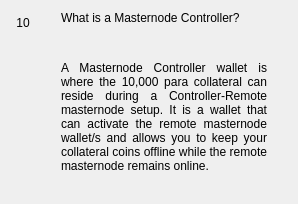
                  <widget class="QWidget" name="widgetFaq10" native="true">
                   <layout class="QHBoxLayout" name="horizontalpage_10" stretch="0,1">
                    <item alignment="Qt::AlignTop">
                     <widget class="QLabel" name="labelNumber10">
                      <property name="minimumSize">
                       <size>
                        <width>24</width>
                        <height>24</height>
                       </size>
                      </property>
                      <property name="maximumSize">
                       <size>
                        <width>16777215</width>
                        <height>24</height>
                       </size>
                      </property>
                      <property name="text">
                       <string>10</string>
                      </property>
                      <property name="alignment">
                       <set>Qt::AlignCenter</set>
                      </property>
                     </widget>
                    </item>
                    <item>
                     <layout class="QVBoxLayout" name="verticalLayoutpage_10">
                      <property name="leftMargin">
                       <number>20</number>
                      </property>
                      <property name="rightMargin">
                       <number>20</number>
                      </property>
                      <item>
                       <widget class="QLabel" name="labelSubtitle10">
                        <property name="text">
                         <string>What is a Masternode Controller?</string>
                        </property>
                        <property name="wordWrap">
                         <bool>true</bool>
                        </property>
                       </widget>
                      </item>
                      <item>
                       <spacer name="verticalSpacer_100">
                        <property name="orientation">
                         <enum>Qt::Vertical</enum>
                        </property>
                        <property name="sizeType">
                         <enum>QSizePolicy::Fixed</enum>
                        </property>
                        <property name="sizeHint" stdset="0">
                         <size>
                          <width>20</width>
                          <height>30</height>
                         </size>
                        </property>
                       </spacer>
                      </item>
                      <item>
                       <widget class="QLabel" name="labelContent10">
                        <property name="text">
                         <string>&lt;html&gt;&lt;head/&gt;&lt;body&gt;&lt;p align=&quot;justify&quot;&gt;A Masternode Controller wallet is where the 10,000 para collateral can reside during a Controller-Remote masternode setup. It is a wallet that can activate the remote masternode wallet/s and allows you to keep your collateral coins offline while the remote masternode remains online. &lt;/p&gt;&lt;/body&gt;&lt;/html&gt;</string>
                        </property>
                        <property name="alignment">
                         <set>Qt::AlignLeading|Qt::AlignLeft|Qt::AlignTop</set>
                        </property>
                        <property name="wordWrap">
                         <bool>true</bool>
                        </property>
                       </widget>
                      </item>
                      <item>
                       <spacer name="verticalSpacer_92">
                        <property name="orientation">
                         <enum>Qt::Vertical</enum>
                        </property>
                        <property name="sizeHint" stdset="0">
                         <size>
                          <width>20</width>
                          <height>20</height>
                         </size>
                        </property>
                       </spacer>
                      </item>
                     </layout>
                    </item>
                   </layout>
                  </widget>
